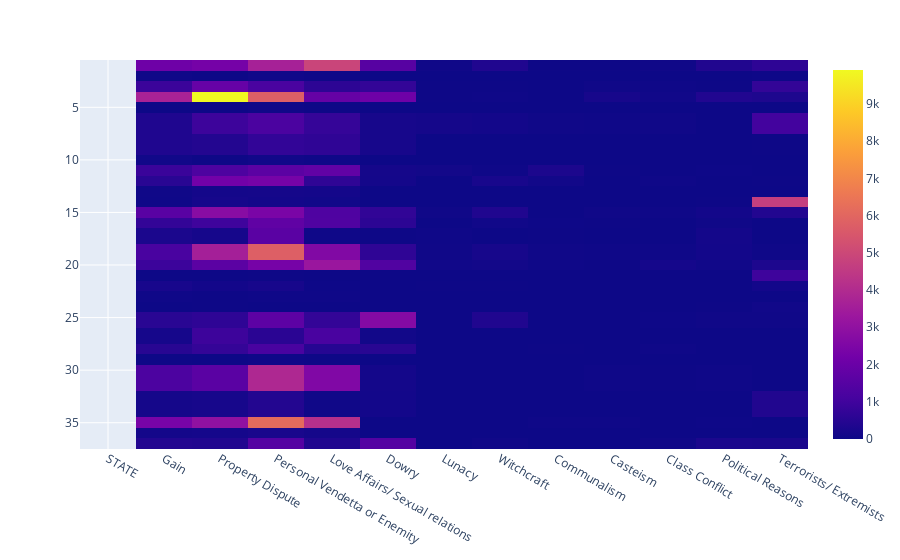

The cell this chart's notebook holds for it:
### Code cell
fig = px.imshow(grouped_data)
fig.show()

### Figure 1 — Plotly figure (JSON) as saved in the notebook; plotly's stock layout.template omitted (floating-point values rounded to 4 significant figures; data arrays with more than 128 entries replaced by an {"elided": "..."} marker saying what was removed)
{"data": [{"coloraxis": "coloraxis", "hovertemplate": "x: %{x}<br>y: %{y}<br>color: %{z}<extra></extra>", "name": "0", "type": "heatmap", "x": ["STATE", "Gain", "Property Dispute", "Personal Vendetta or Enemity", "Love Affairs/ Sexual relations", "Dowry", "Lunacy", "Witchcraft", "Communalism", "Casteism", "Class Conflict", "Political Reasons", "Terrorists/ Extremists"], "xaxis": "x", "y": [1, 2, 3, 4, 5, 6, 9, 10, 11, 12, 13, 14, 15, 16, 17, 19, 20, 21, 22, 23, 24, 25, 27, 28, 29, 30, 34, 35, 36, 37], "yaxis": "y", "z": {"elided": "30x13 mixed values"}}], "layout": {"coloraxis": {"colorscale": [[0, "#0d0887"], [0.1111, "#46039f"], [0.2222, "#7201a8"], [0.3333, "#9c179e"], [0.4444, "#bd3786"], [0.5556, "#d8576b"], [0.6667, "#ed7953"], [0.7778, "#fb9f3a"], [0.8889, "#fdca26"], [1, "#f0f921"]]}, "margin": {"t": 60}, "xaxis": {"anchor": "y", "constrain": "domain", "domain": [0, 1], "scaleanchor": "y"}, "yaxis": {"anchor": "x", "autorange": "reversed", "constrain": "domain", "domain": [0, 1]}}}
